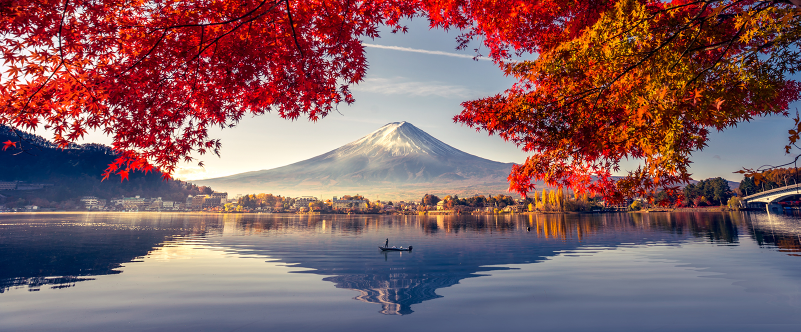
#> input picture apprentie_influenceuse/land.jpg, 1601 x 664 px (shown at 1/2 size)
$ jupyter execute --allow-errors main.ipynb
#> lines starting #> are read from the running program, lines starting #| are printed output that depends on the picture; after the words box and inside, x2 and y2 are one past the last pixel; in counts of white or black regions, pixels touching at a corner belong together
[cell 1]
import matplotlib.pyplot as plt
import numpy as np
import cv2

Nous pouvions résoudre ce probleme en effectuant de la segmentation d'image

    - Image segmentation by Kmeans
    - Image segmentation by edge detection
    - Image segmentation by color masking

# Segmentation by Kmeans

source : https://www.geeksforgeeks.org/image-segmentation-using-k-means-clustering/

[cell 2]
land = cv2.imread("land.jpg")
#> land is the input picture: shape (664, 1601, 3); mean B, G, R 98.4, 94.8, 131.9
cass = cv2.imread("cassiope.png")
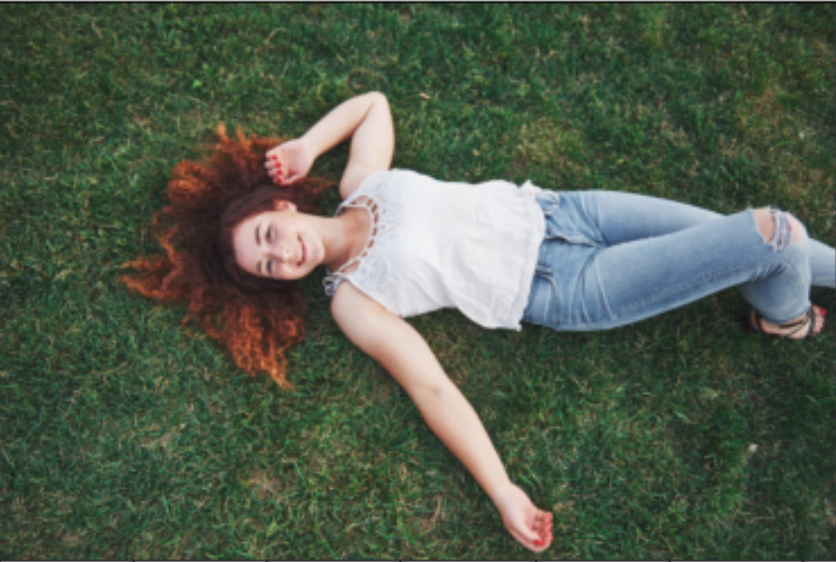
#> input picture apprentie_influenceuse/cassiope.png, 836 x 562 px
#> cass is the input picture: shape (562, 836, 3); mean B, G, R 76, 92.4, 81.4
ball = cv2.imread("ball.jpg")
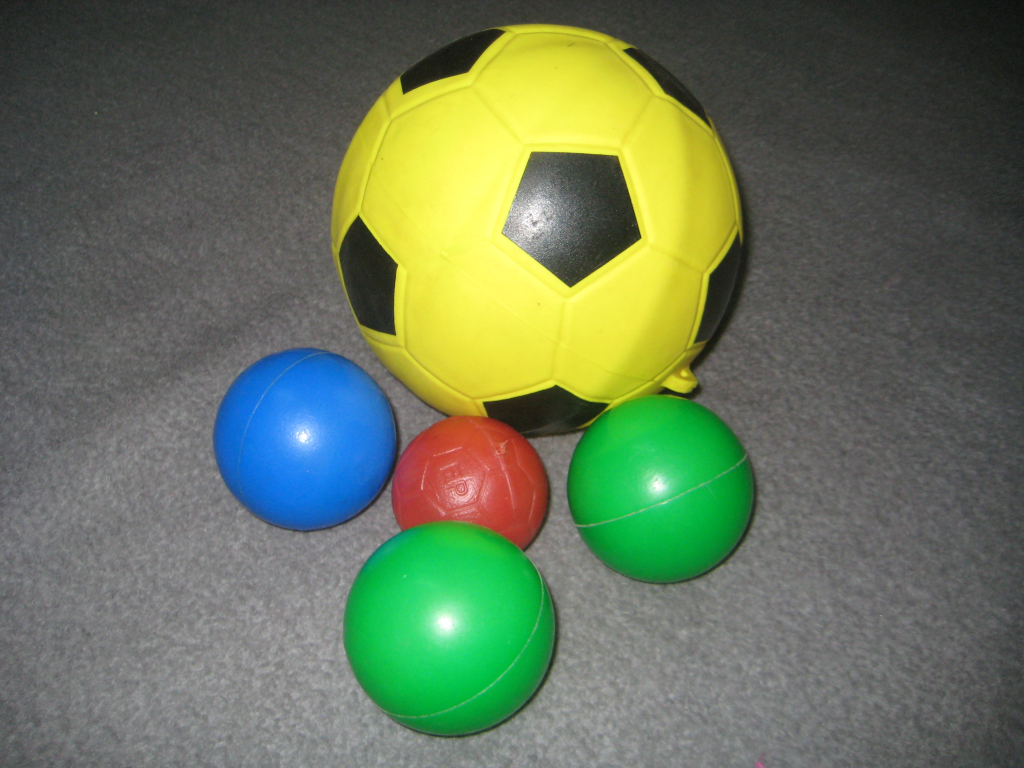
#> input picture apprentie_influenceuse/ball.jpg, 3072 x 2304 px (shown at 1/3 size)
#> ball is the input picture: shape (2304, 3072, 3); mean B, G, R 89.9, 117.3, 104.2

[cell 3]
img_rgb = cv2.cvtColor(cass, cv2.COLOR_BGR2RGB)
plt.imshow(img_rgb)
print(cass.shape)
#| (562, 836, 3)

## Preprocessing

On retaille nptre image de  (x, x, 3) à (X*X, 3) puis on le convertit en flotante

[cell 4]
to2dim_img = img_rgb.reshape((-1, 3))
to2dim_img = np.float32(to2dim_img)

## Declaration des hyperparametre de K-moyenne

[cell 5]
criteria = (cv2.TERM_CRITERIA_EPS + cv2.TERM_CRITERIA_MAX_ITER, 10, 1.0) #  tuple of type, max_iteration and epsilon of the criteria
K = 2  # initial K differente cluster
attempts=10 # nbre of attempts

## Application d l'algorithme K-mean

[cell 6]
ret, labels, center = cv2.kmeans(to2dim_img, K, None, criteria, attempts, cv2.KMEANS_PP_CENTERS)
#> ret = 724521996.8; center = [[60.29, 74.06, 53.79], [193.2, 189.2, 193.3]]

center = np.uint8(center)
#> center = [[60, 74, 53], [193, 189, 193]]
res = center[labels.flatten()]
result_img = res.reshape((img_rgb.shape))
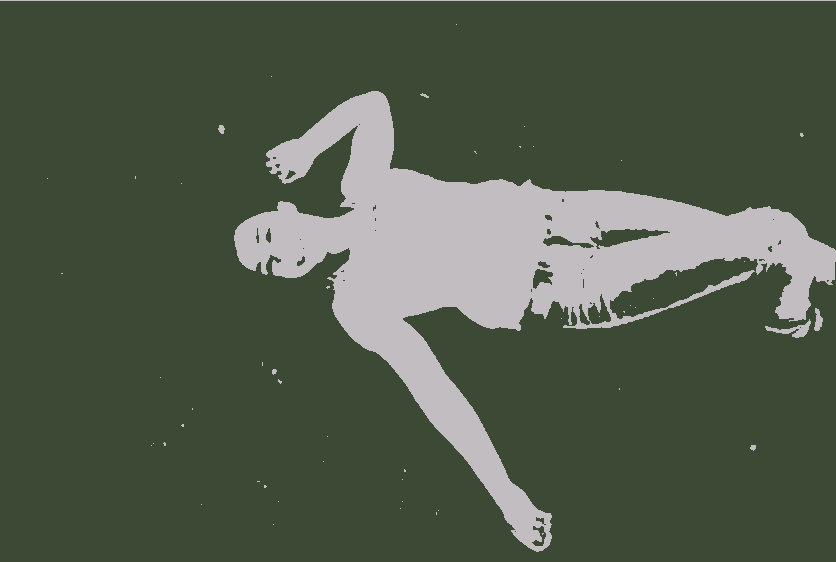
#> result_img: shape (562, 836, 3); mean R, G, B 81.2, 92.3, 75.3

plt.axis('off')
plt.imshow(result_img)

La segmentation Kmeans on ne parvient pas à extraire  les cheveau de la femme donc il s'avére inefficace

# Segmentation par detection de contours

source : https://learnopencv.com/contour-detection-using-opencv-python-c/

[cell 7]
img_rgb = cv2.cvtColor(cass, cv2.COLOR_BGR2RGB)
#img_brg = cv2.resize(img_brg,(256,256))
plt.imshow(img_rgb)

## Application du seuillage

[cell 8]
gray = cv2.cvtColor(cass, cv2.COLOR_RGB2GRAY)
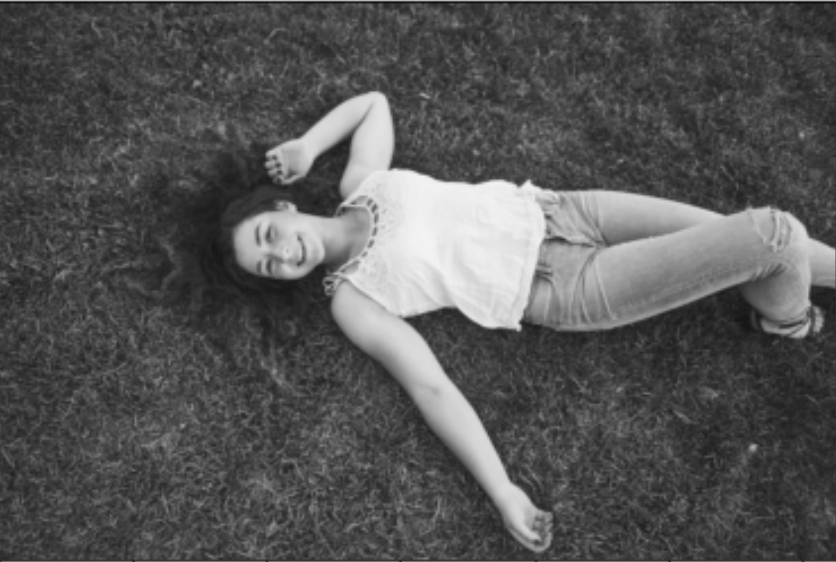
#> gray: shape (562, 836); min 13, max 243, mean 86.2
_,thresh = cv2.threshold(gray, np.mean(gray), 255, cv2.THRESH_BINARY)
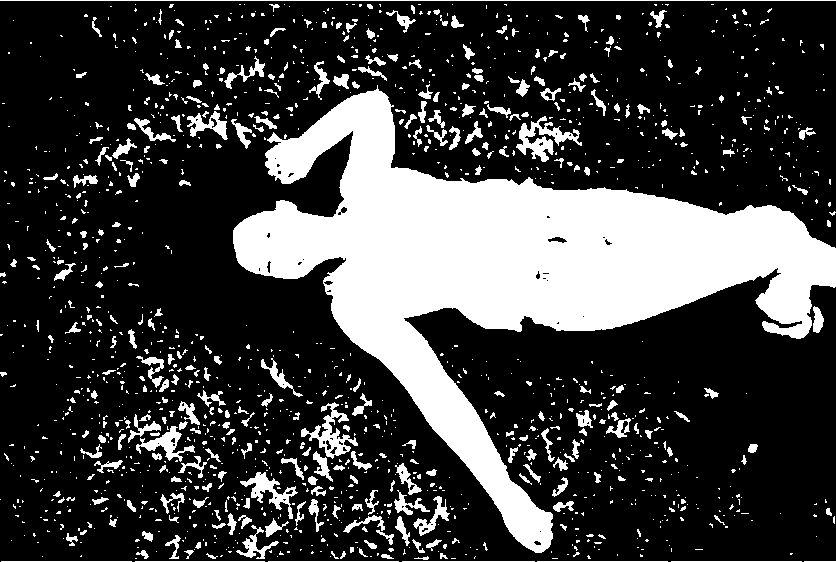
#> thresh: shape (562, 836); 24.9% white; 1506 white regions (1180 under 20 px)

plt.axis('off')
plt.imshow(thresh, cmap="gray")

## Detection des contours

[cell 9]
# detect the contours on the binary image using cv2.CHAIN_APPROX_NONE
contours, hierarchy = cv2.findContours(image=thresh, mode=cv2.RETR_TREE, method=cv2.CHAIN_APPROX_NONE)
#> contours = 1571 contours, 1360 with area under 20; largest, box (x1, y1, x2, y2) and area: (233, 85, 836, 553) 84434, (516, 116, 582, 162) 922, (301, 402, 358, 459) 894, (240, 472, 298, 519) 698, (136, 426, 195, 462) 589
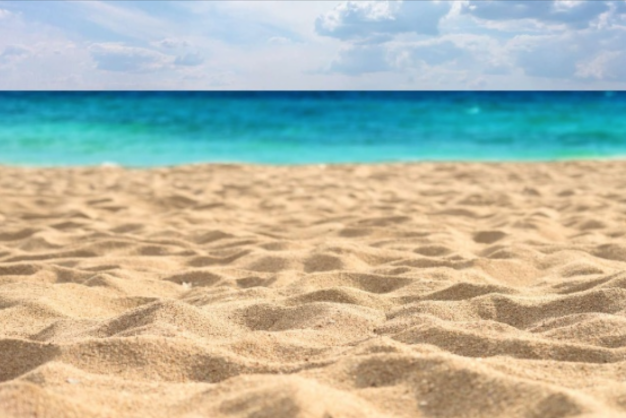
#> input picture apprentie_influenceuse/dubai.png, 1252 x 836 px (shown at 1/2 size)
#> further down, dubai is the input picture: shape (836, 1252, 3); mean B, G, R 165.5, 182.4, 179.6

# draw contours on the original image
image_copy = cass.copy()
#> (the rest of this cell did not finish here and is left out)

Le cheveux sont toujours pas pris en compte

Pour les micro objet detecter au passage on peut appliquer un nettoyage par morphology : par example un ouverture pour eliminer les eliminer

Image Segementation by Color Masking

source : https://www.kaggle.com/code/sanikamal/image-segmentation-using-color-spaces

[cell 10]
import cv2
import numpy as np
import matplotlib.pyplot as plt

[cell 11]
def process_image (img, background_img) :


    # on passe de rgb a hsv pour avoir un plus grand variance de coleur et ainsi
    # avoir une meilleur separabilité des couleurs (voir source)
    hsv_img  = cv2.cvtColor(img, cv2.COLOR_BGR2HSV)
#> hsv_img: shape (562, 836, 3); mean H, S, V 56.3, 76.2, 98.1
    rgb_img = cv2.cvtColor(img, cv2.COLOR_BGR2RGB)
    background_img = cv2.cvtColor(background_img, cv2.COLOR_BGR2RGB)
    plt.imshow(rgb_img)
    plt.axis("off")
    plt.title("Image Originale")
    plt.show()
    lower_bound = np.array([17, 17, 17]) #lower threshold
    upper_bound = np.array([80, 255, 255]) # upper threshold
    # le choix des seuils haut et bas determine la  qualite ou la precision
    # de la segmlentation


    # creation du masque à partir des seuil haut et bas
    mask = cv2.inRange(hsv_img, lower_bound, upper_bound)
#> mask: shape (562, 836); 75.2% white; 90 black regions (82 under 20 px), largest, box (x1, y1, x2, y2) and area: (119, 92, 836, 553) 112922, (0, 0, 836, 3) 1622, (0, 557, 836, 562) 1446

    # le masque appliqué est appliqué pour extraire l'objet segmenté
    # de la telle le corps de la fille garde ses pixels et le fond devient noir
    object_without_background = cv2.bitwise_and(rgb_img, rgb_img, mask=~mask)
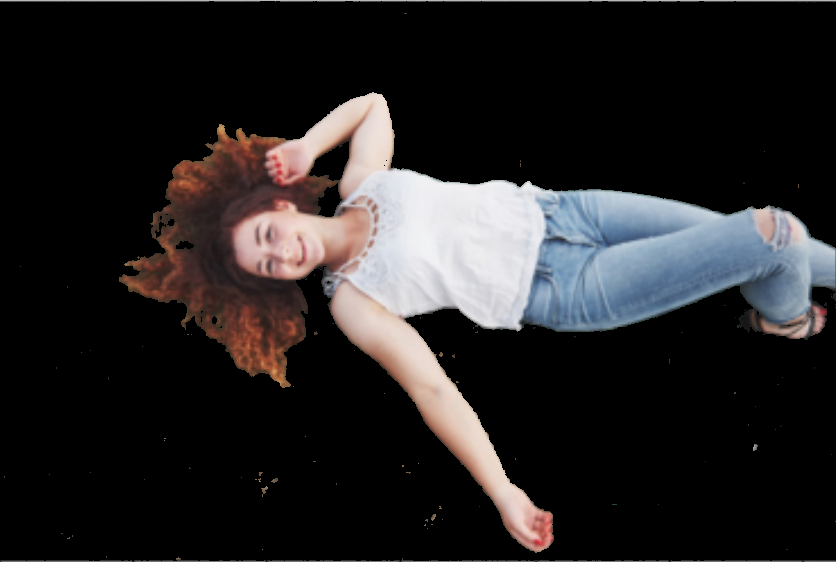
#> object_without_background: shape (562, 836, 3); mean R, G, B 38.3, 36.1, 36.7
    plt.imshow(object_without_background)
    plt.axis("off")
    plt.title("Image sans fond")
    plt.show()


    # on retaille l'image du fond pour la meme taille que le l'image à coller
    background_resized = cv2.resize(background_img, (img.shape[1], img.shape[0]))


    # on apllique le masque a l'image de fond de telle sorte que le forme du corp de la fille
    # apparait en noir (comme un trou) et le reste du fond garde sa texture
    background_with_hole = cv2.bitwise_and(background_resized, background_resized, mask=mask)
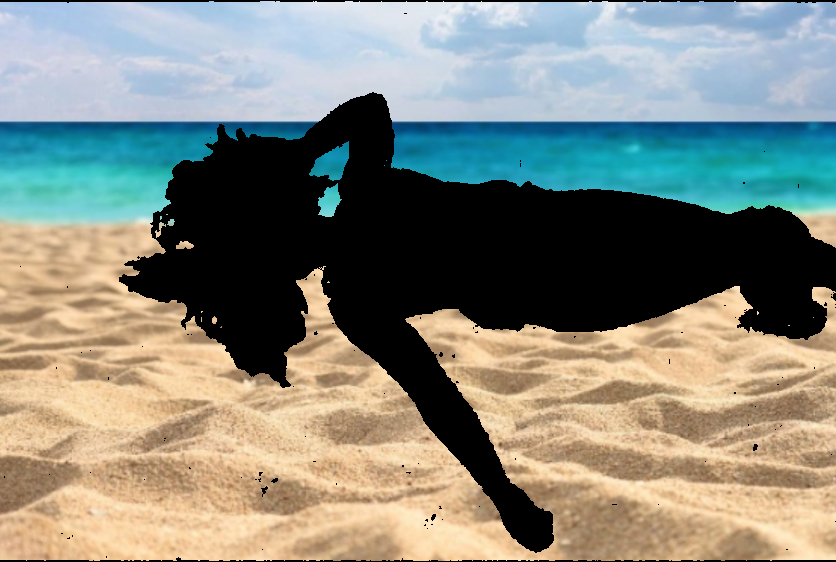
#> background_with_hole: shape (562, 836, 3); mean R, G, B 134.7, 136.8, 126.3


    # pour terminer on superpose les 2 images obtenue
    result_image = background_with_hole + object_without_background
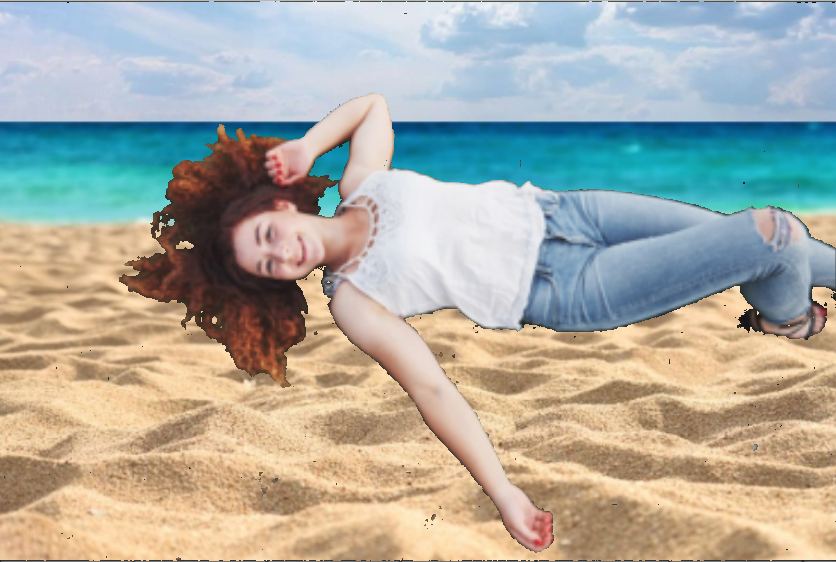
#> result_image: shape (562, 836, 3); mean R, G, B 172.9, 172.9, 163
    plt.imshow(result_image)
    plt.axis("off")
    plt.title("Image resultante")
    plt.show()

[cell 12]
dubai = cv2.imread("dubai.png")

process_image (cass, dubai)

On peut remarger quelques artefacts au niveau de l'image sans fond.

Cela est a notre masque obtenue par double seuillage.

## Segmentation avec  nettoyage du masque

### Réecrivons notre fonction en appliquant une ouverture au niveau de notre masque pour eliminer les artefacts

[cell 13]
def process_image (img, background_img) :


    # on passe de rgb a hsv pour avoir un plus grand variance de coleur et ainsi
    # avoir une meilleur separabilité des couleurs (voir source)
    hsv_img  = cv2.cvtColor(img, cv2.COLOR_BGR2HSV)
    rgb_img = cv2.cvtColor(img, cv2.COLOR_BGR2RGB)
    background_img = cv2.cvtColor(background_img, cv2.COLOR_BGR2RGB)
    plt.imshow(rgb_img)
    plt.axis("off")
    plt.title("Image Originale")
    plt.show()
    lower_bound = np.array([17, 17, 17]) #lower threshold
    upper_bound = np.array([80, 255, 255]) # upper threshold
    # le choix des seuils haut et bas determine la  qualite ou la precision
    # de la segmlentation


    # creation du masque à partir des seuil haut et bas
    mask = cv2.inRange(hsv_img, lower_bound, upper_bound)
    # nettoyage du masque par ouveture
    kernel = np.ones((9, 9),np.uint8)
    opened_mask = ~cv2.morphologyEx(~mask, cv2.MORPH_OPEN, kernel)
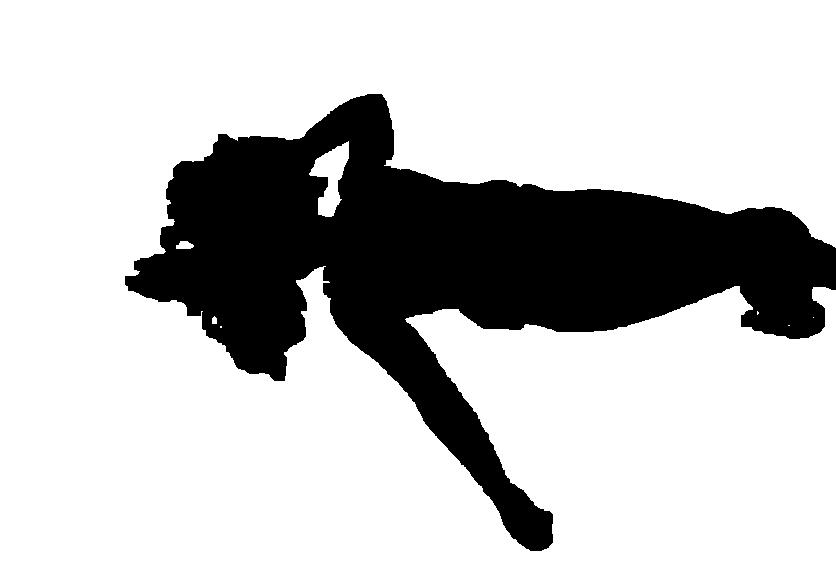
#> opened_mask: shape (562, 836); 76.2% white; 1 black region, box (x1, y1, x2, y2) and area: (125, 94, 836, 551) 111635

    # le masque appliqué est appliqué pour extraire l'objet segmenté
    # de la telle le corps de la fille garde ses pixels et le fond devient noir
    object_without_background = cv2.bitwise_and(rgb_img, rgb_img, mask=~opened_mask)
    plt.imshow(object_without_background)
    plt.axis("off")
    plt.title("Image sans fond")
    plt.show()


    # on retaille l'image du fond pour la meme taille que le l'image à coller
    background_resized = cv2.resize(background_img, (img.shape[1], img.shape[0]))


    # on apllique le masque a l'image de fond de telle sorte que le forme du corp de la fille
    # apparait en noir (comme un trou) et le reste du fond garde sa texture
    background_with_hole = cv2.bitwise_and(background_resized, background_resized, mask=opened_mask)


    # pour terminer on superpose les 2 images obtenue
    result_image = background_with_hole + object_without_background
    plt.imshow(result_image)
    plt.axis("off")
    plt.title("Image resultante")
    plt.show()


process_image(cass, dubai)
